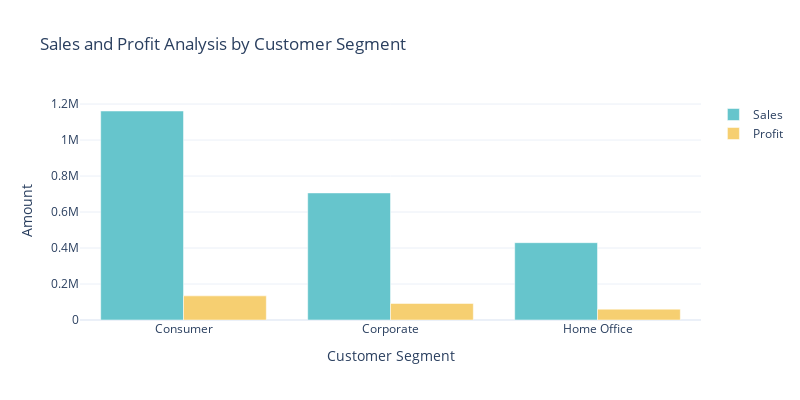

Source (notebook cell):
### Markdown cell above
# Sales and Profit Analysis by Customer Segment

### Code cell
sales_profit_by_segment = data.groupby('Segment').agg({'Sales': 'sum', 'Profit': 'sum'}).reset_index()

color_palette = colors.qualitative.Pastel

fig = go.Figure()
fig.add_trace(go.Bar(x=sales_profit_by_segment['Segment'], 
                     y=sales_profit_by_segment['Sales'], 
                     name='Sales',
                     marker_color=color_palette[0]))

fig.add_trace(go.Bar(x=sales_profit_by_segment['Segment'], 
                     y=sales_profit_by_segment['Profit'], 
                     name='Profit',
                     marker_color=color_palette[1]))

fig.update_layout(title='Sales and Profit Analysis by Customer Segment',
                  xaxis_title='Customer Segment', yaxis_title='Amount')

fig.update_layout(width=800, height=400)
fig.show()

### Figure 1 — Plotly figure (JSON) as saved in the notebook; plotly's stock layout.template omitted (floating-point values rounded to 4 significant figures)
{"data": [{"marker": {"color": "rgb(102, 197, 204)"}, "name": "Sales", "type": "bar", "x": ["Consumer", "Corporate", "Home Office"], "y": [1161000.0, 706100.0, 429700.0]}, {"marker": {"color": "rgb(246, 207, 113)"}, "name": "Profit", "type": "bar", "x": ["Consumer", "Corporate", "Home Office"], "y": [134100.0, 91980.0, 60300.0]}], "layout": {"height": 400, "title": {"text": "Sales and Profit Analysis by Customer Segment"}, "width": 800, "xaxis": {"title": {"text": "Customer Segment"}}, "yaxis": {"title": {"text": "Amount"}}}}
